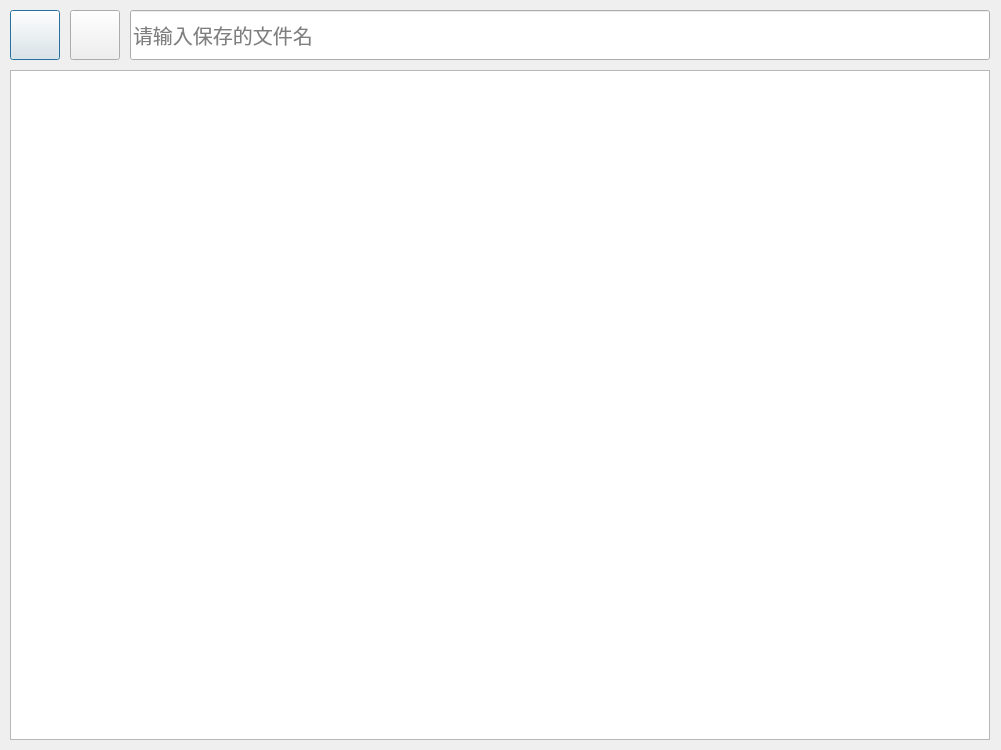
<?xml version="1.0" encoding="UTF-8"?>
<ui version="4.0">
 <class>Dialog</class>
 <widget class="QDialog" name="Dialog">
  <property name="geometry">
   <rect>
    <x>0</x>
    <y>0</y>
    <width>1001</width>
    <height>750</height>
   </rect>
  </property>
  <property name="windowTitle">
   <string>Dialog</string>
  </property>
  <widget class="QPushButton" name="save">
   <property name="geometry">
    <rect>
     <x>10</x>
     <y>10</y>
     <width>50</width>
     <height>50</height>
    </rect>
   </property>
   <property name="toolTip">
    <string>保存并运行</string>
   </property>
   <property name="text">
    <string/>
   </property>
  </widget>
  <widget class="QPushButton" name="open">
   <property name="geometry">
    <rect>
     <x>70</x>
     <y>10</y>
     <width>50</width>
     <height>50</height>
    </rect>
   </property>
   <property name="toolTip">
    <string>打开</string>
   </property>
   <property name="text">
    <string/>
   </property>
  </widget>
  <widget class="QLineEdit" name="lineEdit">
   <property name="geometry">
    <rect>
     <x>130</x>
     <y>10</y>
     <width>860</width>
     <height>50</height>
    </rect>
   </property>
   <property name="font">
    <font>
     <pointsize>15</pointsize>
    </font>
   </property>
   <property name="text">
    <string/>
   </property>
   <property name="dragEnabled">
    <bool>false</bool>
   </property>
   <property name="placeholderText">
    <string>请输入保存的文件名</string>
   </property>
  </widget>
  <widget class="QPlainTextEdit" name="plainTextEdit">
   <property name="geometry">
    <rect>
     <x>10</x>
     <y>70</y>
     <width>980</width>
     <height>670</height>
    </rect>
   </property>
  </widget>
 </widget>
 <resources/>
 <connections/>
</ui>
